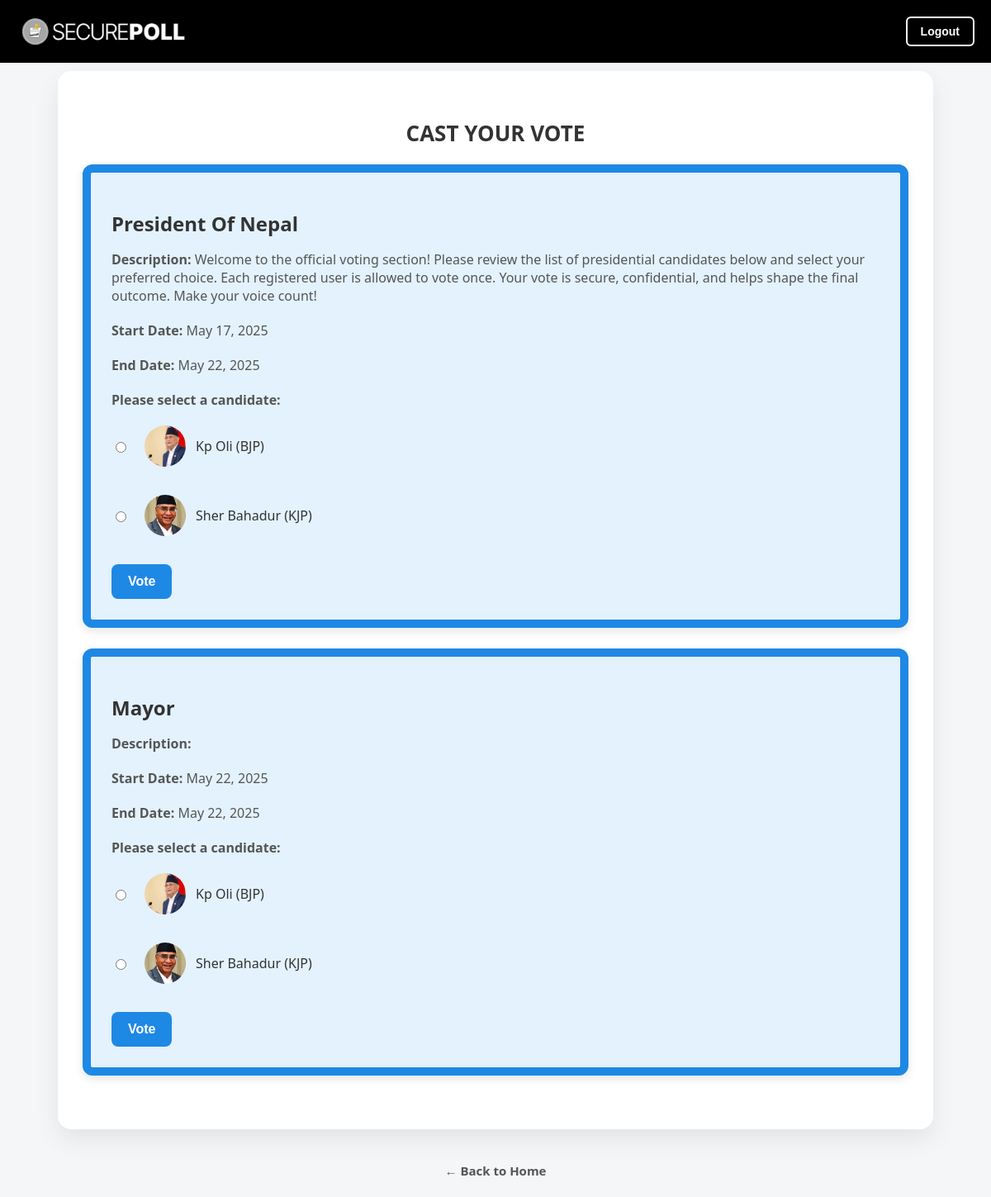
Screenshot of /home/cast-vote/ with the database file from the repository.
### home/models.py (models this page shows, shortened)
class Election(models.Model):
    name = models.CharField(max_length=100)
    description = models.TextField(blank=True)
    start_date = models.DateTimeField()
    end_date = models.DateTimeField()
    candidates = models.ManyToManyField('Candidate', related_name='election')

class Candidate(models.Model):
    full_name = models.CharField(max_length=100)
    party_name = models.CharField(max_length=100)
    profile_picture = models.ImageField(upload_to='candidate_profiles/', null=True, blank=True)
    approved = models.BooleanField(default=False)

### home/views.py (the view, shortened to what this page needs)
# urls.py: path('cast-vote/', views.cast_vote, name='cast_vote'),
def cast_vote(request):
    elections = Election.objects.filter(start_date__lte=timezone.now(), end_date__gte=timezone.now())
    return render(request, 'home/vote.html', {'elections': elections})

### home/Templates/home/vote.html (shortened to what this page needs)
{% load static %}
<!DOCTYPE html>
<html lang="en">
<head>
</head>
<body>
    {% include 'navbar.html' %}
    <div class="container">
        <h1>CAST YOUR VOTE</h1>
        {% if elections %}
            {% for election in elections %}
                <div class="election-card">
                    <h2>{{ election.name }}</h2>
                    <p><strong>Description:</strong> {{ election.description }}</p>
                    <p><strong>Start Date:</strong> {{ election.start_date|date:"F d, Y" }}</p>
                    <p><strong>End Date:</strong> {{ election.end_date|date:"F d, Y" }}</p>
                    {% if not election.has_voted %}
                        <form id="vote_form" method="POST" action="{% url 'submit_vote' election.id %}" onsubmit="return confirm('Are you sure you want to cast your vote?');">
                            <p><strong>Please select a candidate:</strong></p>
                            {% for candidate in election.candidates.all %}
                                <label style="display: flex; align-items: center; gap: 12px; margin-bottom: 12px;">
                                    <input type="radio" name="candidate_id" value="{{ candidate.id }}" required>
                                    {% if candidate.profile_picture %}
                                        <img src="{{ candidate.profile_picture.url }}" alt="{{ candidate.full_name }}" style="width: 50px; height: 50px; border-radius: 50%; object-fit: cover;">
                                    {% else %}
                                        <img src="{% static 'default_profile.png' %}" alt="No picture" style="width: 50px; height: 50px; border-radius: 50%; object-fit: cover;">
                                    {% endif %}
                                    <span>{{ candidate.full_name }} ({{ candidate.party_name }})</span>
                                </label><br>
                            {% endfor %}
                            <button type="submit">Vote</button>
                        </form>
                    {% else %}
                        <p><strong>You have already voted in this election.</strong></p>
                    {% endif %}
                </div>
            {% endfor %}
        {% else %}
            <p>No active elections right now.</p>
        {% endif %}
    </div>
    <a href="{% url 'landing' %}" class="back-link">← Back to Home</a>
    <br>
</body>
</html>

### home/Templates/home/vote.html (style rules this page uses)
body { font-family: 'Segoe UI', Tahoma, Geneva, Verdana, sans-serif; background-color: #f4f6f8; margin: 0; padding: 0; }
.container { width: 1000px; margin: 40px auto; margin-top: 10px; background: #fff; padding: 40px 30px; border-radius: 16px; box-shadow: 0 12px 30px rgba(0, 0, 0, 0.08); }
h1 { text-align: center; font-size: 26px; margin-bottom: 20px; color: #333; }
.election-card { background-color: #e3f2fd; margin-bottom: 25px; padding: 25px; border-radius: 12px; box-shadow: 0 4px 12px rgba(0, 0, 0, 0.1); border: 10px solid #1e88e5; transition: transform 0.3s ease; }
.election-card h2 { font-size: 24px; margin-bottom: 15px; color: #333; }
.election-card p { font-size: 16px; margin-bottom: 20px; color: #555; }
.election-card label { font-size: 16px; margin-bottom: 12px; display: block; color: #333; }
.election-card input[type="radio"] { margin-right: 10px; accent-color: #1e88e5; }
.election-card button { padding: 12px 20px; background-color: #1e88e5; color: #fff; font-size: 16px; font-weight: bold; border: none; border-radius: 8px; cursor: pointer; transition: background-color 0.3s ease; }
.back-link { display: block; text-align: center; margin-top: 30px; text-decoration: none; font-weight: bold; color: #555; font-size: 15px; transition: color 0.3s ease; }

### rows the page displays
Election: name "President Of Nepal", description "Welcome to the official voting section! Please review the list of presidential candidates below and select your preferred choice. Each registered user is allowed to vote once. Your vote is secure, confidential, and helps shape the final outcome. Make your voice count!", start_date "May 17, 2025", end_date "May 22, 2025"
Candidate: profile_picture (picture), full_name "Kp Oli", party_name "BJP"
Candidate: profile_picture (picture), full_name "Sher Bahadur", party_name "KJP"
Election: name "Mayor", start_date "May 22, 2025", end_date "May 22, 2025"
